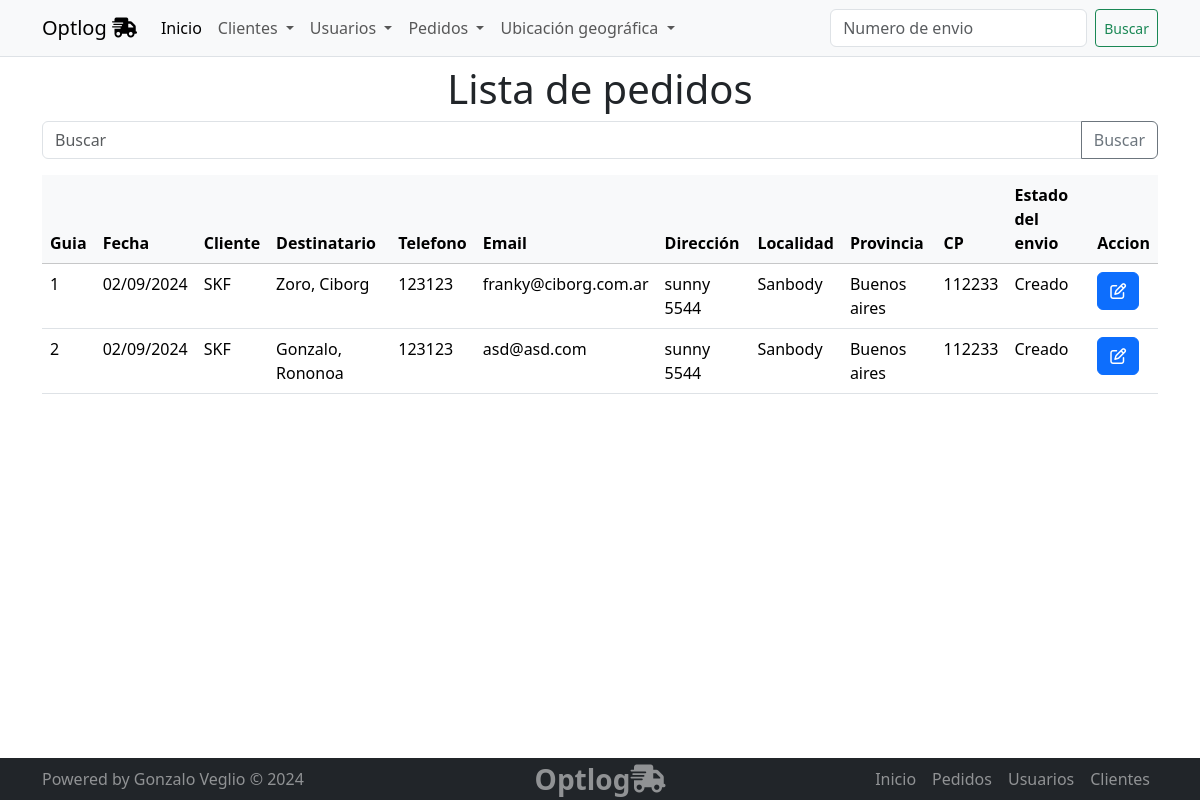
/pedidos/pedido/list, run on an earlier commit of the app's database.
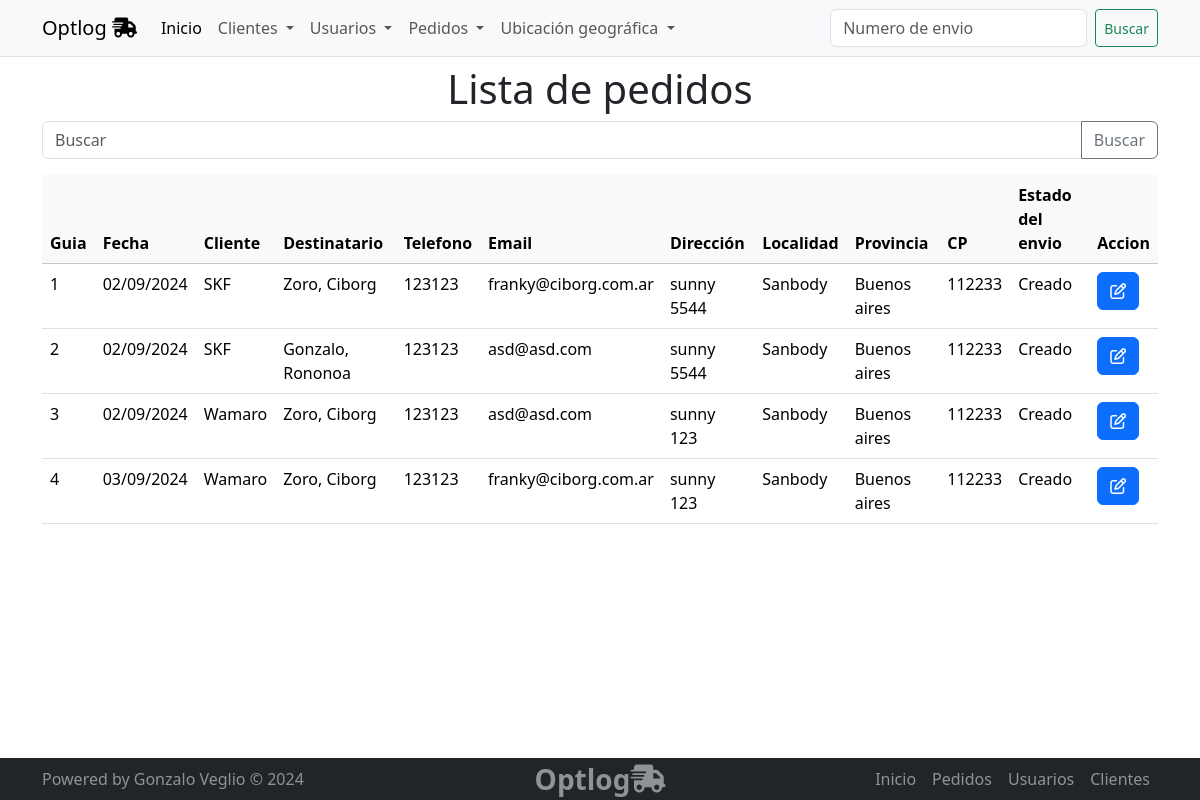
And on a later commit of the database.
### pedidos/models.py (models this page shows, shortened)
class Pedido(models.Model):
    class Estado(models.TextChoices):
        CREADO = 'Creado', 'Creado'
        RECIBIDO = 'Recibido', 'Recibido'
        EN_CAMINO = 'En camino', 'En camino'
        ENTREGADO = 'Entregado', 'Entregado'
    razon_social = models.ForeignKey(Cliente, on_delete=models.CASCADE)
    nombre_destinatario = models.CharField(max_length=100)
    apellido_destinatario = models.CharField(max_length=100)
    telefono_destinatario = models.CharField(max_length=20)
    email_destinatario = models.EmailField()
    direccion_entrega = models.CharField(max_length=200)
    ciudad_entrega = models.CharField(max_length=100)
    provincia_entrega = models.CharField(max_length=100)
    codigo_postal_entrega = models.CharField(max_length=20)
    estado = models.CharField(max_length=20, choices=Estado.choices, default=Estado.CREADO)
    creado_por = models.ForeignKey(Usuario, on_delete=models.SET_NULL, null=True)
    fecha_creacion = models.DateTimeField(auto_now_add=True)

### clientes/models.py (models this page shows)
class Cliente(models.Model):
    razon_social = models.CharField(max_length=100)
    email = models.EmailField()
    telefono = models.CharField(max_length=20, blank=True,  null=True)
    direccion = models.CharField(max_length=200, blank=True,  null=True)
    provincia = models.ForeignKey(Provincia, on_delete=models.SET_NULL, null=True)
    localidad = models.ForeignKey(Localidad, on_delete=models.SET_NULL, null=True)
    def __str__(self):
        return f"{self.razon_social}"

### pedidos/views.py (the view)
# urls.py: path('pedido/list', views.pedido_list, name='pedido_list'),
def pedido_list(request):
    query = request.GET.get('q')
    if query:
        pedidos = Pedido.objects.filter(
            Q(nombre_destinatario__icontains=query) |
            Q(apellido_destinatario__icontains=query)
        )
    else:
        pedidos = Pedido.objects.all()
    context = {"object_list": pedidos}
    return render(request, "pedidos/pedido_list.html", context)

### pedidos/templates/pedidos/pedido_list.html (shortened to what this page needs)
{% extends 'core/base.html' %}
{% block main %}
<section class="container">
  <h1 class="text-center">
Lista de pedidos
</h1>
 <form action="{% url 'pedidos:pedido_list' %}" method="get">
   <div class="input-group mb-3">
    <input type="text" class="form-control" placeholder="Buscar"  name="q">
    <button class="btn btn-outline-secondary" type="submit" id="button-addon2">Buscar</button>
  </div>
 </form>
<table class="table table-hover">
    <thead class="table-light">
        <tr>
        <th>Guia</th>
        <th>Fecha</th>
        <th>Cliente</th>
        <th>Destinatario</th>
        <th>Telefono</th>
        <th>Email</th>
        <th>Dirección</th>
        <th>Localidad</th>
        <th>Provincia</th>
        <th>CP</th>
        <th>Estado del envio</th>
        <th>Accion</th>
    </tr>
</thead>
<tbody>
    {% for object in object_list %}
    <tr>
  <td>{{object.id}}</td>
  <td>{{object.fecha_creacion | date:"d/m/Y"}}</td>
  <td>{{object.razon_social | capfirst}}</td>
  <td>{{object.nombre_destinatario | capfirst}}, {{object.apellido_destinatario | capfirst}} </td>
  <td>{{object.telefono_destinatario}}</td>
  <td>{{object.email_destinatario}}</td>
  <td>{{object.direccion_entrega}}</td>
  <td>{{object.ciudad_entrega | capfirst}}</td>
  <td>{{object.provincia_entrega | capfirst}}</td>
  <td>{{object.codigo_postal_entrega}}</td>
  <td>{{object.estado}}</td>
  <td>
    <div class="btn-group" role="group" aria-label="Basic example">
      <a href="{% url 'pedidos:pedido_update' object.id %}" type="button" class="btn btn-primary"><i class="fa fa-edit"></i> </a>
    </div>
  </td>
</tr>
{%empty%}
    <p>No hay registros</p>
        {% endfor %}
    </tbody>
</table>
</section>
{% endblock main %}

### core/templates/core/base.html (shortened to what this page needs)
<!DOCTYPE html>
<html lang="es">
<head>
  <link href="https://cdn.jsdelivr.net/npm/bootstrap@5.3.3/dist/css/bootstrap.min.css" rel="stylesheet" />
</head>
<body">
  <header>
    <nav class="navbar bg-dark border-bottom navbar-expand-lg bg-body-tertiary">
      {% include 'core/componentes/navbar.html' %}
    </nav>
  </header>
  <main class="mt-2">
    {% block main %}
    {% endblock main %}
  </main>
  <footer class="bg-dark position-fixed bottom-0 " style=" left: 0; right: 0;">
    <div class="container  d-flex flex-wrap justify-content-between align-items-center  ">
      {% include 'core/componentes/footer.html' %}
    </div>
  </footer>
  </body>
</html>

### core/templates/core/componentes/navbar.html (shortened to what this page needs)
 <div class="container">
   <a class="navbar-brand" href="{% url 'index' %}">Optlog <i class="fa fa-truck-fast"></i> </a>
   <div class="collapse navbar-collapse" id="navbarNav">
     <ul class="navbar-nav me-auto mb-2 mb-lg-0">
       <li class="nav-item">
         <a class="nav-link active" aria-current="page" href="{% url 'index' %}">Inicio</a>
       </li>
       <li class="nav-item dropdown">
         <a class="nav-link dropdown-toggle" href="{% url 'clientes:index' %}" role="button" data-bs-toggle="dropdown" aria-expanded="false">
           Clientes
         </a>
       </li>
       <li class="nav-item dropdown">
         <a class="nav-link dropdown-toggle" href="{% url 'usuarios:index' %}" role="button" data-bs-toggle="dropdown" aria-expanded="false">
           Usuarios
         </a>
       </li>
       <li class="nav-item dropdown">
         <a class="nav-link dropdown-toggle" href="{% url 'pedidos:index' %}" role="button" data-bs-toggle="dropdown" aria-expanded="false">
           Pedidos
         </a>
       </li>
       <li class="nav-item dropdown">
         <a class="nav-link dropdown-toggle" href="#" role="button" data-bs-toggle="dropdown" aria-expanded="false">
           Ubicación geográfica
         </a>
       </li>
     </ul>
     <form class="d-flex" role="search" method="post" action="{% url 'pedidos:buscar_pedido' %}">
       <input class="form-control me-2" type="number" placeholder="Numero de envio" required aria-label="Search" name="numero_guia">
       <button class="btn btn-outline-success btn-sm" type="submit" >Buscar</button>
     </form>
   </div>
 </div>

### core/templates/core/componentes/footer.html
         <p class="col-md-4 mb-0 text-white-50">Powered by Gonzalo Veglio © 2024 </p>
        <a href="#" class="col-md-4 d-flex align-items-center justify-content-center fw-bold fs-3 mb-md-0 me-md-auto text-white-50 text-decoration-none">
            Optlog <i class="fa fa-truck-fast"></i>
        </a>
        <ul class="nav col-md-4 justify-content-end ">
          <li class="nav-item nav-footer"><a href="{% url 'index' %}" class="nav-link px-2 text-white-50">Inicio</a></li>
          <li class="nav-item nav-footer"><a href="{% url 'pedidos:index' %}"  class="nav-link px-2 text-white-50">Pedidos</a></li>
          <li class="nav-item nav-footer"><a href="{% url 'usuarios:index' %}"  class="nav-link px-2 text-white-50">Usuarios</a></li>
          <li class="nav-item nav-footer"><a href="{% url 'clientes:index' %}" class="nav-link px-2 text-white-50">Clientes</a></li>
        </ul>

What changed in the data, as far as the page shows it:
added Pedido: id "3", fecha_creacion "02/09/2024", razon_social "Wamaro", nombre_destinatario "Zoro", apellido_destinatario "Ciborg", telefono_destinatario "123123", email_destinatario "asd@asd.com", direccion_entrega "sunny 123", ciudad_entrega "Sanbody", provincia_entrega "Buenos aires", codigo_postal_entrega "112233", estado "Creado"
added Pedido: id "4", fecha_creacion "03/09/2024", razon_social "Wamaro", nombre_destinatario "Zoro", apellido_destinatario "Ciborg", telefono_destinatario "123123", email_destinatario "franky@ciborg.com.ar", direccion_entrega "sunny 123", ciudad_entrega "Sanbody", provincia_entrega "Buenos aires", codigo_postal_entrega "112233", estado "Creado"
